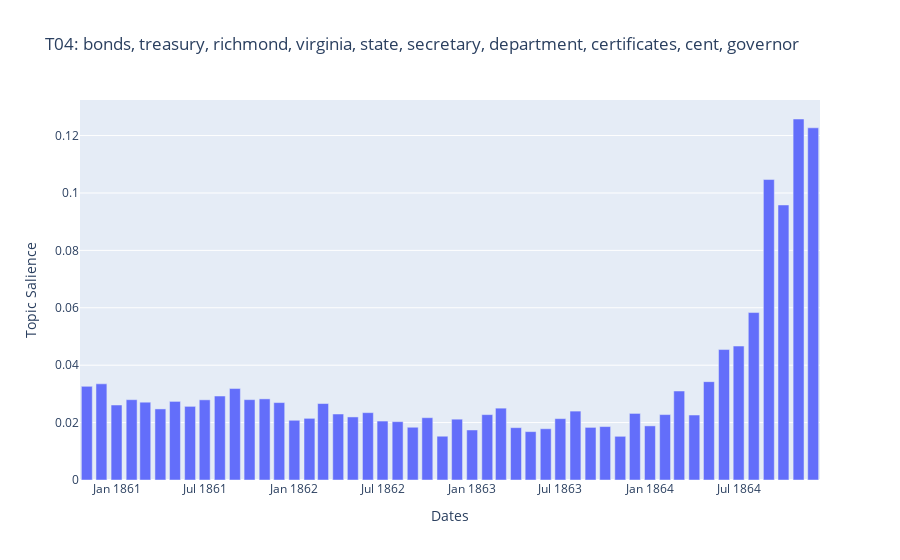

The cell this chart's notebook holds for it:
### Code cell
# Create the data for the bar chart
bar_data = go.Bar(
    x=topicSum["month"], 
    y=topicSum[topic]
)
# Create the layout information for display
layout = go.Layout(
    title=topic+": "+topicDic[topic],    
    xaxis=dict(title='Dates'),
    yaxis=dict(title='Topic Salience')
)
# These two together create the "figure"
figure = go.Figure(data=[bar_data], layout=layout)
# Use "iplot" to create the figure in the Jupyter notebook
iplot(figure)
